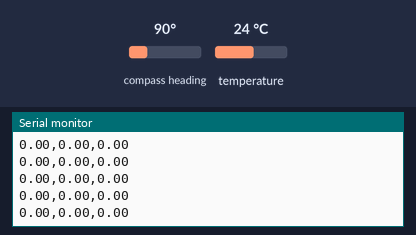
This sketch was run on a simulated Arduino Leonardo, built with avr-gcc and run on an emulated ATmega32U4. Parts: the last lines printed to the serial monitor. The test bench sets the inputs (shaded band); at power-on: compass heading 90°, temperature 24 °C. USB keyboard and mouse output is not drawn.

Above: at 2.2 s.
2.3 s: compass heading set to 7°
At 2.44 s:
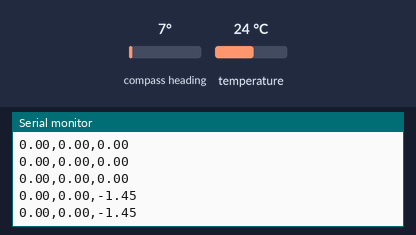
3.8 s: compass heading set to 180°
At 3.87 s:
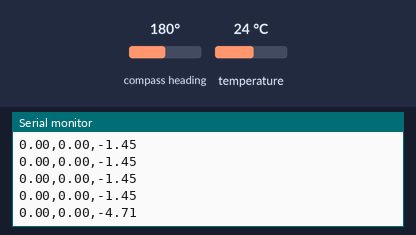
Timing chart, 0 to 6.8 s (numbered marks = the images above; inputs shaded):
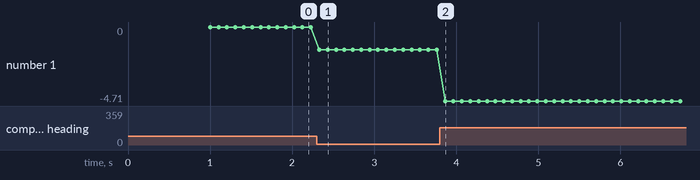

The sketch:

IMU_JoyStick_Quaternion_20230428.ino
```cpp
#include <Joystick.h>
#include <Wire.h>
#include <Adafruit_Sensor.h>
#include <Adafruit_BNO055.h>
#include <utility/imumaths.h>
#include <math.h>

#define BNO055_SAMPLERATE_DELAY_MS (100)
Joystick_ Joystick;

int JoystickX; // joystick
int JoystickY; //joystick
int JoystickZ; //joystick


float q0; //IMU
float q1; //IMU
float q2; ///IMU
float q3; //IMU

float pitch;
float yaw;
float roll;

Adafruit_BNO055 myIMU = Adafruit_BNO055();

void setup() {
  // put your setup code here, to run once:

//Initialize IMU
Serial.begin(115200);
myIMU.begin();
delay(1000);
int8_t temp=myIMU.getTemp();
myIMU.setExtCrystalUse(true);

// Initialize Joystick Library
  Joystick.begin();
  Joystick.setXAxisRange(0, 1024);
  Joystick.setYAxisRange(0, 1024);
  Joystick.setZAxisRange(0, 1024);

}

void loop() {
  // put your main code here, to run repeatedly:
uint8_t system, gyro, accel, mg = 0;
myIMU.getCalibration(&system, &gyro, &accel, &mg);
imu::Quaternion quat=myIMU.getQuat();

q0=quat.w();
q1=quat.x();
q2=quat.y();
q3=quat.z();

//Calculate Quaternion Angles
yaw=-atan2(2*(q0*q3+q1*q2),1-2*(q2*q2+q3*q3))-3.14/2;
pitch=-asin(2*(q0*q2-q3*q1));
roll=-atan2(2*(q0*q1+q2*q3),1-2*(q1*q1+q2*q2));

// Read Joystick
  JoystickX = 512*roll+512; // Hall effect sensor connects to this analog pin
  JoystickY = 512*pitch+512; // Hall effect sensor connects to this analog pin

// Read Rudder Pedals
  JoystickZ = -1*((512*yaw+512)/2); // Hall effect sensor connects to this analog pin

// Output Controls
  Joystick.setXAxis(JoystickX);
  Joystick.setYAxis(JoystickY);
  Joystick.setZAxis(JoystickZ);
  Joystick.sendState();

Serial.print(pitch);
Serial.print(",");
Serial.print(roll);
Serial.print(",");
Serial.println(yaw);
//Serial.print(q0);
//Serial.print(",");
//Serial.print(q1);
//Serial.print(",");
//Serial.print(q2);
//Serial.print(",");
//Serial.print(q3);
//Serial.print(",");
//Serial.print(accel);
//Serial.print(",");
//Serial.print(gyro);
//Serial.print(",");
//Serial.print(mg);
//Serial.print(",");
//Serial.println(system);

delay(BNO055_SAMPLERATE_DELAY_MS);
}
```

Measured:
- after the input at 2.3 s, the serial monitor: prints a new line at once (image 1)
- after the input at 3.8 s, the serial monitor: prints a new line after 0.06 s (image 2)
- plotted number 1: 0 → -1.45 after the input at 2.3 s, -1.45 → -4.71 after the input at 3.8 s
